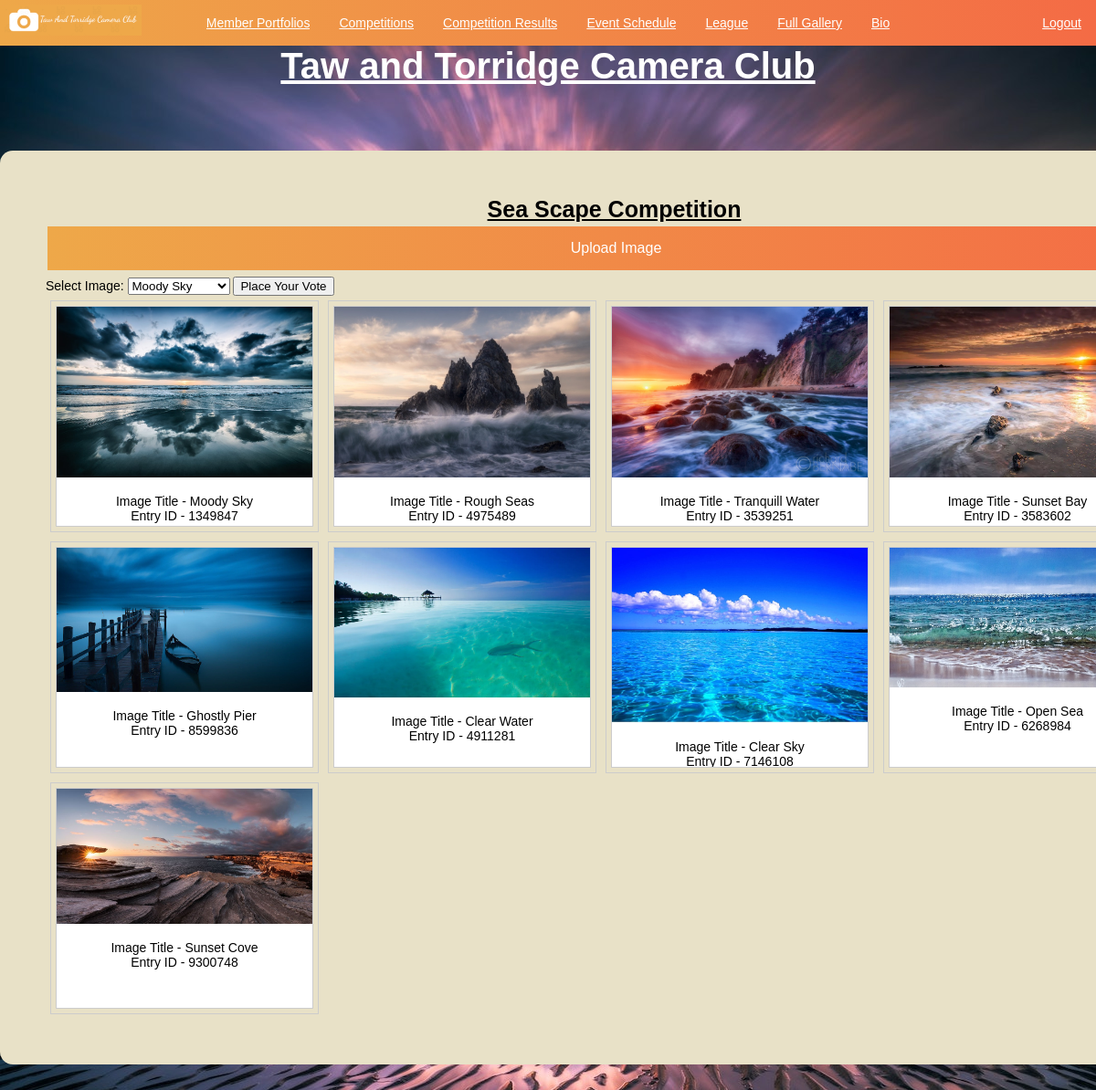
The page /comp_1.php (signed in) on the database its author committed.
### tables this page shows
CREATE TABLE `tbl_images` (
  `fld_image_id` int(10) NOT NULL,
  `fld_image_title` varchar(50) NOT NULL,
  `fld_image_path` varchar(250) NOT NULL,
  `fld_image_votes` int(3) NOT NULL,
  `fld_image_points` int(2) NOT NULL,
  `fld_entry_id` int(10) NOT NULL,
  `fld_member_id` int(10) NOT NULL,
  `fld_competition_id` int(10) NOT NULL
);

### comp_1.php (the view, shortened to what this page needs)
<?php
    require_once 'config/conn.php';
    require_once 'functions.php';
    $varCompId = "2";
?>
<!DOCTYPE html>
<html lang="en">
    <head>
       <link href="css/new_style.css" rel="stylesheet">
    </head>
    <body>
        <h1>Taw and Torridge Camera Club</h1>
        <div class="main">
            <h3>Sea Scape Competition</h3>
                <a href="upload.php" class="comppage_upload_button">Upload Image</a>
                <form action="vote_process.php" method="POST">
                    <label for="comp_vote">Select Image:</label>
                        <select id="comp_vote" name="comp_vote">
                            <?php $sql = "SELECT * FROM `taw_and_torridge_cam_club_db`.`tbl_images` WHERE `fld_competition_id` LIKE '".$varCompId."'";
                            $result = mysqli_query($conn, $sql);
                            if ($result && mysqli_num_rows($result) > 0)
                            {
                                while ($rows = $result->fetch_assoc())
                                { ?>
                                    <option value="<?php echo $rows['fld_image_id'];?>"><?php echo $rows['fld_image_title'];?></option>
                            <?php
                                }
                            }
                            ?>
                        </select>
                    <input type="submit" name="submit" value="Place Your Vote">
                </form>
                <?php
                    $sql = "SELECT * FROM `taw_and_torridge_cam_club_db`.`tbl_images` WHERE `fld_competition_id` LIKE '".$varCompId."'";
                    $result = mysqli_query($conn, $sql);
                    if ($result && mysqli_num_rows($result) > 0) {
                        while ($rows = $result->fetch_assoc()) { ?>
                            <div class="gallery">
                                <div class="gallery">
                                    <div class="card" style="width: 280px; height: 240px;">
                                        <img src="<?php echo $rows['fld_image_path']; ?>" alt="" width="600" height="600">
                                        <div class="card-body">
                                            <div class="desc"><?php
                                                echo "Image Title - ";
                                                echo $rows['fld_image_title'];
                                                echo "<br>";
                                                echo "Entry ID - ";
                                                echo $rows['fld_entry_id']; ?>
                                            </div>
                                        </div>
                                    </div>
                                </div>
                            </div>
                <?php
                    }
                }
                ?>
        </div>
    </body>
</html>

### css/new_style.css (style rules this page uses)
* { font-family: Arial, Helvetica, sans-serif; box-sizing: border-box; margin: 0; overflow: scroll; }
body { font-family: Arial, Helvetica, sans-serif; font-size: 14px; color: rgb(0, 0, 0); background-image: url("sand.png"); background-color: #f0f0f2; width: 100%; height: 100%; background-size: cover; content: ""; position: fixed; left: 0; right: 0; top: 0; bottom: 0; z-index: -1; display: block; }
div.main { width: 1345px; height: auto; margin: 5em auto; padding: 50px; background-color: #E8E1C7; border-radius: 1em; }
h1 { font-size:40px; font-weight:bold; Text-decoration: underline; text-align: center; color: white; font-family:Arial, Helvetica, sans-serif; }
h3 { font-size:25px; font-weight:bold; Text-decoration: underline; text-align: center; color:rgb(0, 0, 0); font-family:Arial, Helvetica, sans-serif; }
.comppage_upload_button { background: linear-gradient(to left, #f46b45, #eea849); border: none; color: white; padding: 15px 32px; text-align: center; text-decoration: none; display: inline-block; font-size: 16px; margin: 4px 2px; cursor: pointer; width: 100%; }
div.gallery { margin: 5px; border: 1px solid #ccc; float: left; }
div.gallery img { width: 100%; height: auto; }
div.desc { padding: 15px; text-align: center; }
div.card { background: white; }

### rows shown on the page
tbl_images: fld_image_path (picture), fld_image_title "Moody Sky", fld_entry "1349847"
tbl_images: fld_image_path (picture), fld_image_title "Rough Seas", fld_entry "4975489"
tbl_images: fld_image_path (picture), fld_image_title "Tranquill Water", fld_entry "3539251"
tbl_images: fld_image_path (picture), fld_image_title "Sunset Bay", fld_entry "3583602"
tbl_images: fld_image_path (picture), fld_image_title "Ghostly Pier", fld_entry "8599836"
tbl_images: fld_image_path (picture), fld_image_title "Clear Water", fld_entry "4911281"
tbl_images: fld_image_path (picture), fld_image_title "Clear Sky", fld_entry "7146108"
tbl_images: fld_image_path (picture), fld_image_title "Open Sea", fld_entry "6268984"
tbl_images: fld_image_path (picture), fld_image_title "Sunset Cove", fld_entry "9300748"

### other values the page prints
form field comp_vote "Moody Sky"
